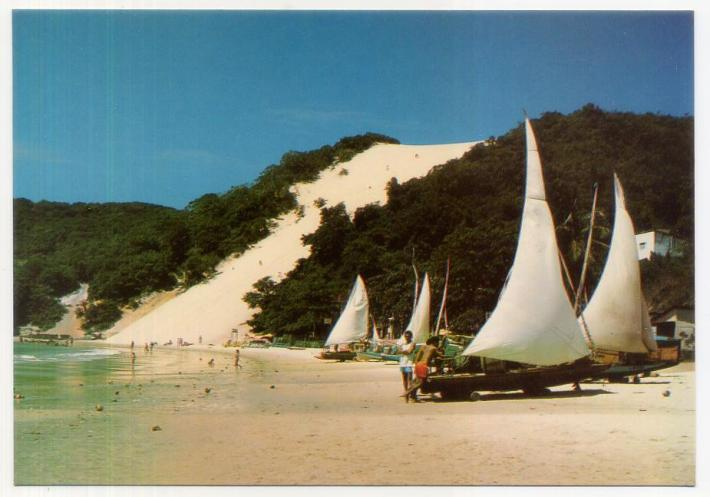
//> input picture pointillism/pictures/morroDoCareca.jpg, 710 x 497 px
$ ./canny ../pictures/morroDoCareca.jpg   (built with g++ and OpenCV 4)
//> lines starting //> are read from the running program, lines starting //| are printed output that depends on the picture
#include <iostream>
#include "opencv2/opencv.hpp"

using namespace std;
using namespace cv;

int top_slider = 10;
int top_slider_max = 200;

char TrackbarName[50];

Mat image, border;

void on_trackbar_canny(int, void *) {
    Canny(image, border, top_slider, 3 * top_slider);
    imshow("canny", border);
}

int main(int argc, char **argv) {

    image = imread(argv[1], IMREAD_GRAYSCALE);
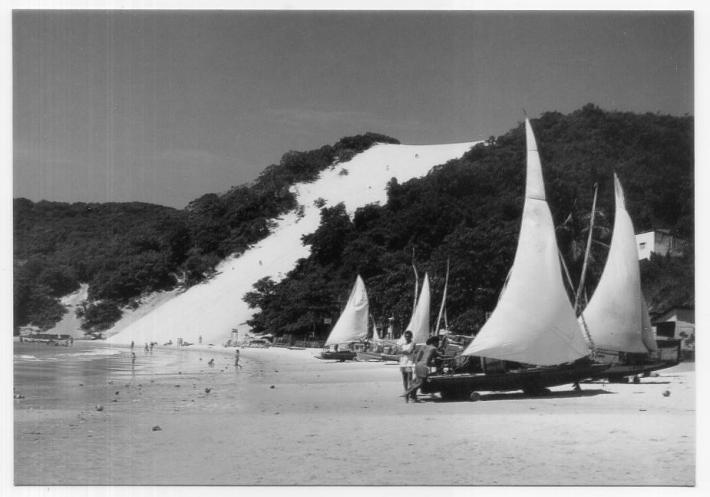
//> image: 497 rows x 710 cols, CV_8UC1; min 6, max 255, mean 128.7

    sprintf(TrackbarName, "Threshold inferior", top_slider_max);

    namedWindow("canny", 1);
    createTrackbar(TrackbarName, "canny",
                   &top_slider,
                   top_slider_max,
                   on_trackbar_canny);

    on_trackbar_canny(top_slider, 0);
//> in on_trackbar_canny, `Canny(image, border, top_slider, 3 * top_slider);`:
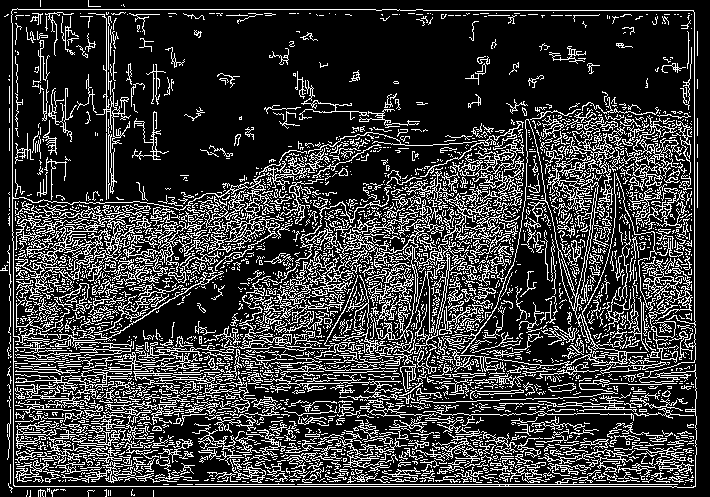
//> border: 497 rows x 710 cols, CV_8UC1; 22% white in thin lines or dots

    waitKey();
    imwrite("cannyborders.png", border);
    return 0;
}
